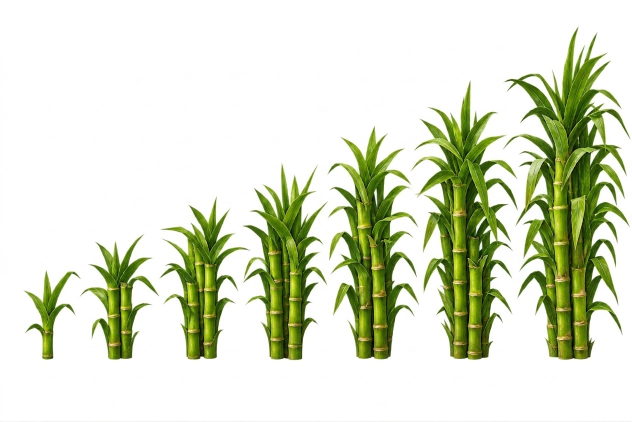
#> input picture minecraft/sugar-cane-reference/growth.jpg, 1264 x 843 px, found by its file name (shown at 1/2 size)
$ python prepare_sugar_cane.py
#> lines starting #> are read from the running program, lines starting #| are printed output that depends on the picture; after the words box and inside, x2 and y2 are one past the last pixel; in counts of white or black regions, pixels touching at a corner belong together
#!/usr/bin/env python3
"""Prepare a single vertically repeatable sugar-cane texture for Bedrock.

Run from the repository root. Requires Pillow, numpy and scipy. Vanilla cane
stacks blocks using one texture, not age-indexed photo stages. Take the middle
of the last stalk cluster so repeated blocks do not each have a leafy crown;
soften the upper/lower seam. The item and block behaviour remain unchanged.
"""
from pathlib import Path
import numpy as np
from scipy.ndimage import distance_transform_edt
from PIL import Image, ImageOps

SOURCE = Path('minecraft/sugar-cane-reference/growth.jpg')
OUTPUT = Path('minecraft/realistic-dirt/textures/blocks/reeds.tga')
SIZE = 512
CROP = (1050, 437, 1220, 607)
SEAM_BAND = 24


def soften_vertical_seam(image):
    # Blend the ends in premultiplied alpha, so stacked blocks share the same
    # edge pixels without a dark or white halo. Leaf fragments may still cut at
    # the seam; this cannot make independent vanilla block geometry continuous.
    p = np.asarray(image, dtype=np.float32) / 255
    p[:, :, :3] *= p[:, :, 3:4]
    for y in range(SEAM_BAND):
        weight = .5 * (1 - y / (SEAM_BAND-1))
        top, bottom = p[y].copy(), p[-1-y].copy()
        p[y] = top*(1-weight) + bottom*weight
        p[-1-y] = bottom*(1-weight) + top*weight
    alpha = p[:, :, 3:4]
    p[:, :, :3] = np.where(alpha > 0, p[:, :, :3] / np.maximum(alpha, 1/255), 0)
    return Image.fromarray(np.uint8(np.clip(np.rint(p*255), 0, 255)))


def prepare():
    with Image.open(SOURCE) as source:
#> source is the input picture: PIL image 1264x843 RGB; mean R, G, B 218.1, 224.3, 202.2
        image = ImageOps.exif_transpose(source).convert('RGB')
        if image.size != (1264, 843):
            raise ValueError('Expected the supplied 1264x843 JPG')
        rgb = np.asarray(image.crop(CROP), dtype=np.float32)
    # Remove white background and compensate for pale JPEG edges by borrowing
    # the nearest strongly coloured foreground pixel.
    alpha = np.clip((255-rgb.min(axis=2)-5)/28, 0, 1)
    color = np.clip((rgb - 255*(1-alpha[..., None])) / np.maximum(alpha[..., None], 1/255), 0, 255)
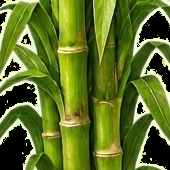
#> color: shape (170, 170, 3) float32; mean R, G, B 95.4, 114.5, 38.6
    solid = (alpha > .98) & (rgb.min(axis=2) < 150)
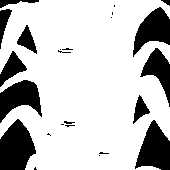
#> solid: shape (170, 170) bool; 77.1% white; 24 black regions (12 under 20 px), largest, box (x1, y1, x2, y2) and area: (0, 119, 36, 170) 1325, (135, 120, 170, 170) 1129, (0, 80, 42, 123) 1024
    if not np.any(solid):
        raise ValueError('No cane found')
    nearest = distance_transform_edt(~solid, return_distances=False, return_indices=True)
    nearest_rgb = rgb[nearest[0], nearest[1]]
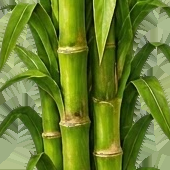
#> nearest_rgb: shape (170, 170, 3) float32; mean R, G, B 107.1, 128.8, 46.4
    weight = np.clip((rgb.min(axis=2)-150)/60, 0, 1)[..., None]
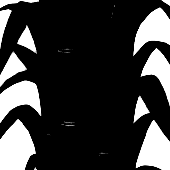
#> weight: shape (170, 170, 1) float32; min 0, max 1, mean 0.219
    color = color*(1-weight) + nearest_rgb*weight
    rgba = np.dstack((np.rint(color).astype(np.uint8), np.rint(alpha*255).astype(np.uint8)))
    rgba[rgba[:, :, 3] == 0, :3] = 0
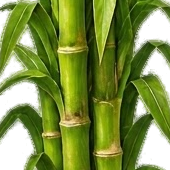
#> rgba: shape (170, 170, 4); mean R, G, B, A 87.7, 107.3, 31.2, 210.8; transparent parts drawn white
    section = Image.fromarray(rgba)
    width = round(section.width * SIZE / section.height)
#> width = 512
    section = section.resize((width, SIZE), Image.Resampling.LANCZOS)
    canvas = Image.new('RGBA', (SIZE, SIZE), (0, 0, 0, 0))
#> canvas: PIL image 512x512 RGBA; every value is 0
    canvas.paste(section, ((SIZE-width)//2, 0))
    return soften_vertical_seam(canvas)
#> in soften_vertical_seam, `p[:, :, :3] *= p[:, :, 3:4]`: p: shape (512, 512, 4) float32; mean R, G, B, A 0.319, 0.393, 0.103, 0.826
#> after the loop in soften_vertical_seam, `for y in range(SEAM_BAND):`:
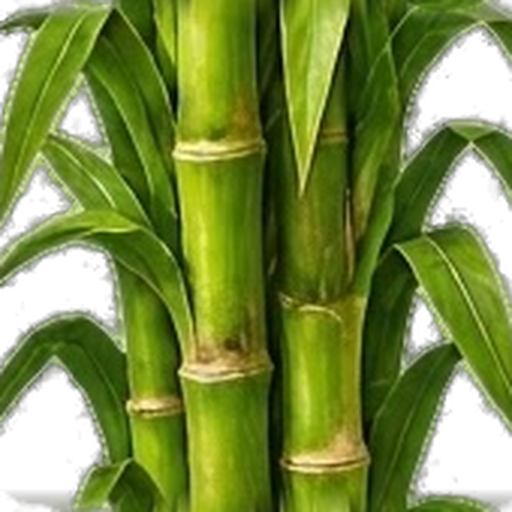
#> p: shape (512, 512, 4) float32; mean R, G, B, A 0.319, 0.393, 0.103, 0.826; transparent parts drawn white
#> in soften_vertical_seam, `p[:, :, :3] = np.where(alpha > 0, p[:, :, :3] / np.maximum(alpha, 1/25..`:
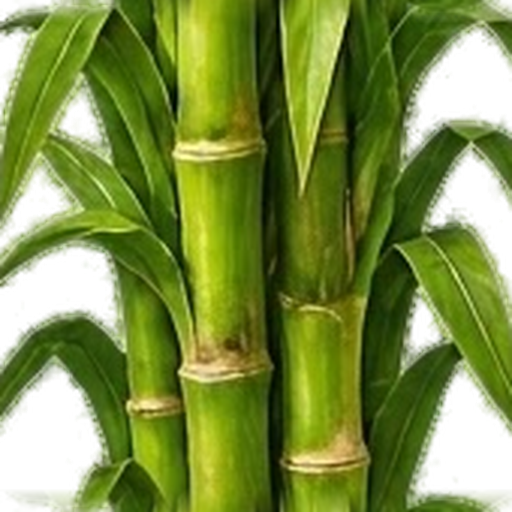
#> p: shape (512, 512, 4) float32; 13.4% of pixels changed, all inside (x1, y1, x2, y2) = (0, 0, 512, 512); transparent parts drawn white


def main():
    OUTPUT.parent.mkdir(parents=True, exist_ok=True)
    prepare().save(OUTPUT)
    print(f'Prepared repeatable vanilla sugar cane texture: {OUTPUT}')


if __name__ == '__main__':
    main()
